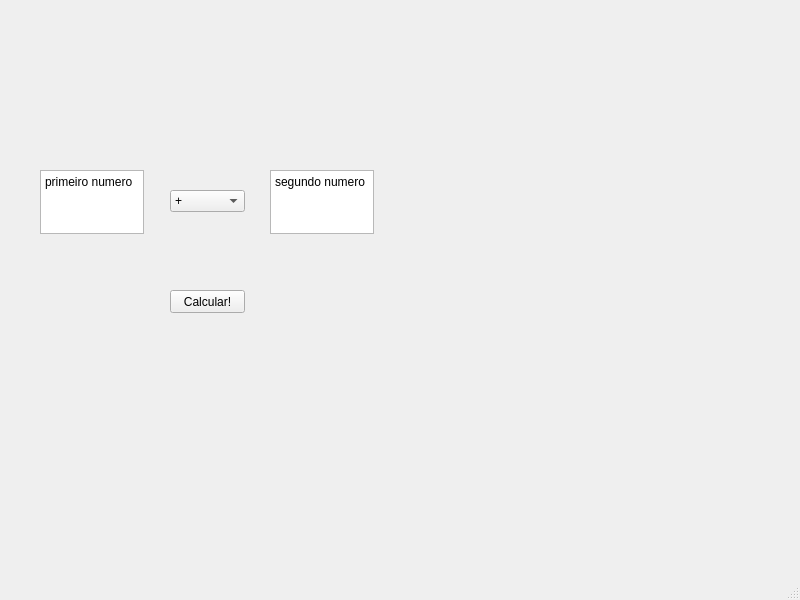
<?xml version="1.0" encoding="UTF-8"?>
<ui version="4.0">
 <class>MainWindow</class>
 <widget class="QMainWindow" name="MainWindow">
  <property name="geometry">
   <rect>
    <x>0</x>
    <y>0</y>
    <width>800</width>
    <height>600</height>
   </rect>
  </property>
  <property name="windowTitle">
   <string>MainWindow</string>
  </property>
  <widget class="QWidget" name="centralwidget">
   <widget class="QComboBox" name="comboBox">
    <property name="geometry">
     <rect>
      <x>170</x>
      <y>190</y>
      <width>75</width>
      <height>22</height>
     </rect>
    </property>
    <item>
     <property name="text">
      <string>+</string>
     </property>
    </item>
    <item>
     <property name="text">
      <string>-</string>
     </property>
    </item>
    <item>
     <property name="text">
      <string>*</string>
     </property>
    </item>
    <item>
     <property name="text">
      <string>/</string>
     </property>
    </item>
   </widget>
   <widget class="QPushButton" name="pushButton">
    <property name="geometry">
     <rect>
      <x>170</x>
      <y>290</y>
      <width>75</width>
      <height>23</height>
     </rect>
    </property>
    <property name="text">
     <string>Calcular!</string>
    </property>
   </widget>
   <widget class="QPlainTextEdit" name="plainTextEdit">
    <property name="geometry">
     <rect>
      <x>40</x>
      <y>170</y>
      <width>104</width>
      <height>64</height>
     </rect>
    </property>
    <property name="plainText">
     <string>primeiro numero</string>
    </property>
   </widget>
   <widget class="QPlainTextEdit" name="plainTextEdit_2">
    <property name="geometry">
     <rect>
      <x>270</x>
      <y>170</y>
      <width>104</width>
      <height>64</height>
     </rect>
    </property>
    <property name="plainText">
     <string>segundo numero</string>
    </property>
   </widget>
  </widget>
  <widget class="QMenuBar" name="menubar">
   <property name="geometry">
    <rect>
     <x>0</x>
     <y>0</y>
     <width>800</width>
     <height>20</height>
    </rect>
   </property>
  </widget>
  <widget class="QStatusBar" name="statusbar"/>
 </widget>
 <resources/>
 <connections/>
</ui>
